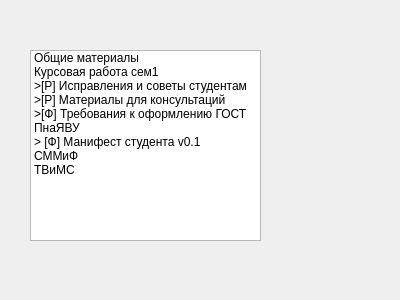
<?xml version="1.0" encoding="UTF-8"?>
<ui version="4.0">
 <class>Dialog</class>
 <widget class="QDialog" name="Dialog">
  <property name="geometry">
   <rect>
    <x>0</x>
    <y>0</y>
    <width>400</width>
    <height>300</height>
   </rect>
  </property>
  <property name="windowTitle">
   <string>Dialog</string>
  </property>
  <widget class="QListWidget" name="serverexample_2">
   <property name="geometry">
    <rect>
     <x>30</x>
     <y>50</y>
     <width>231</width>
     <height>191</height>
    </rect>
   </property>
   <item>
    <property name="text">
     <string>Общие материалы</string>
    </property>
   </item>
   <item>
    <property name="text">
     <string>Курсовая работа сем1</string>
    </property>
   </item>
   <item>
    <property name="text">
     <string>&gt;[Р] Исправления и советы студентам</string>
    </property>
   </item>
   <item>
    <property name="text">
     <string>&gt;[Р] Материалы для консультаций</string>
    </property>
   </item>
   <item>
    <property name="text">
     <string>&gt;[Ф] Требования к оформлению ГОСТ</string>
    </property>
   </item>
   <item>
    <property name="text">
     <string>ПнаЯВУ</string>
    </property>
   </item>
   <item>
    <property name="text">
     <string>&gt; [Ф] Манифест студента v0.1</string>
    </property>
   </item>
   <item>
    <property name="text">
     <string>СММиФ</string>
    </property>
   </item>
   <item>
    <property name="text">
     <string>ТВиМС</string>
    </property>
   </item>
  </widget>
 </widget>
 <resources/>
 <connections/>
</ui>
